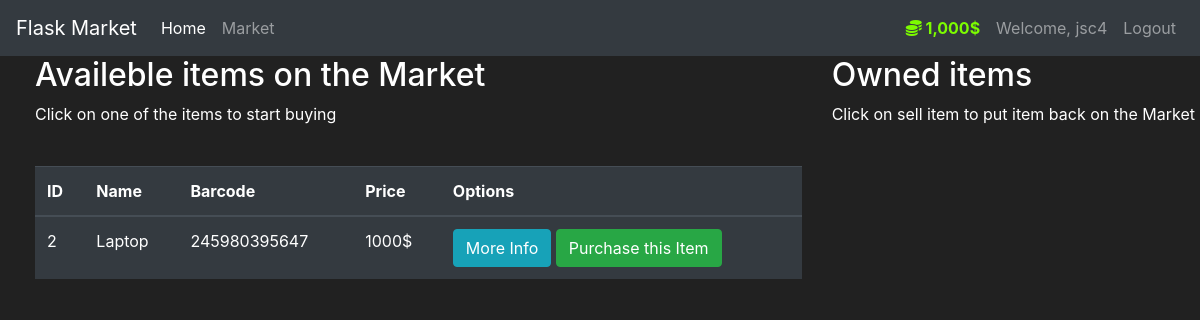
Before: /market (signed in) with the older database file.
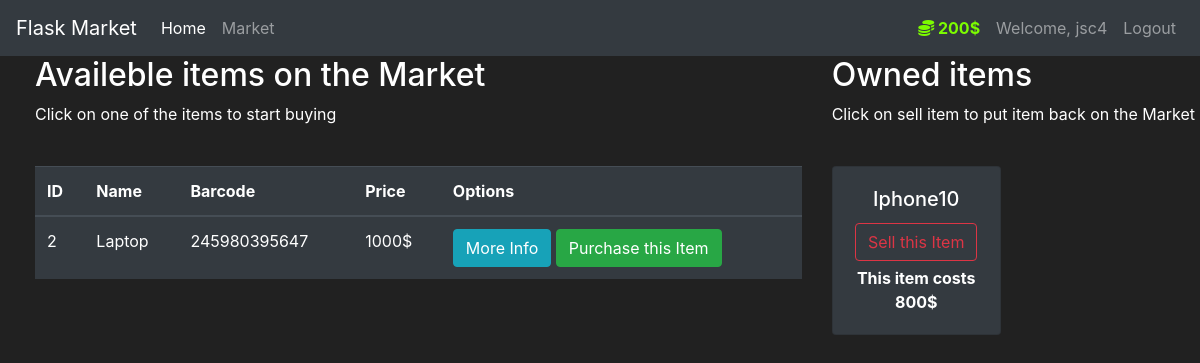
After: the same page with the newer database file.
### market/models.py (models this page shows, shortened)
class User(db.Model, UserMixin):
    id = db.Column(db.Integer(), primary_key=True)
    username = db.Column(db.String(length=30), nullable=False, unique=True)
    email_address = db.Column(db.String(length=50), nullable=False, unique=True)
    password_hash = db.Column(db.String(length=60), nullable=False)
    budget = db.Column(db.Integer(), nullable=False, default=1000)
    items = db.relationship('Item', backref='owned_user', lazy=True)
    @property
    def prettier_budget(self):
        if len(str(self.budget)) >= 4:
            return f'{str(self.budget)[:-3]},{str(self.budget)[-3:]}$'
        else:
            return f"{self.budget}$"
    @property
    def password(self):
        return self.password

class Item(db.Model):
    id = db.Column(db.Integer(), primary_key=True)
    name = db.Column(db.String(length=30), nullable=False, unique=True)
    price = db.Column(db.Integer(), nullable=False)
    barcode = db.Column(db.String(length=12), nullable=False, unique=True)
    description = db.Column(db.String(length=1024), nullable=False, unique=True)
    owner = db.Column(db.Integer(), db.ForeignKey('user.id'))

### market/routes.py (the view, shortened to what this page needs)
@app.route('/market', methods=['GET', 'POST'])
@login_required
def market_page():
    purchase_form = PurchaseItemForm()
    selling_form = SellItemForm()
    if request.method == 'GET':
        items = Item.query.filter_by(owner=None)
        owned_items = Item.query.filter_by(owner=current_user.id)
        return render_template('market.html', items=items, purchase_form=purchase_form, owned_items=owned_items, selling_form=selling_form)

### market/models.py (called while the page is built)
@login_manager.user_loader
def load_user(user_id):
    return User.query.get(int(user_id))

### market/templates/market.html (shortened to what this page needs)
{% extends 'base.html' %}
{% block content %}
<div class="row" style="margin: top 20px; margin-left: 20px;">
    <div class="col-8">
        <h2>Availeble items on the Market</h2>
        <p>Click on one of the items to start buying</p>
        <br>
        <table class="table table-hover table-dark">
            <thead>
                <tr>
                    <th scope="col">ID</th>
                    <th scope="col">Name</th>
                    <th scope="col">Barcode</th>
                    <th scope="col">Price</th>
                    <th scope="col">Options</th>
                </tr>
            </thead>
            <tbody>
                {% for item in items %}
                <tr>
                    <td>{{ item.id }}</td>
                    <td>{{ item.name }}</td>
                    <td>{{ item.barcode }}</td>
                    <td>{{ item.price }}$</td>
                    <td>
                        <button class="btn btn-outline btn-info" data-toggle="modal" data-target="#staticBackdrop-{{ item.id }}">More Info</button>
                        <button class="btn btn-outline btn-success" data-toggle="modal" data-target="#staticBackdropPurchase-{{ item.id }}">Purchase this Item</button>
                    </td>
                </tr>
                {% endfor %}
            </tbody>
        </table>
    </div>
    <div class="col-4">
        <h2>Owned items</h2>
        <p>Click on sell item to put item back on the Market</p>
        <br>
        <div class="row">
            {% for owned_item in owned_items %}
                <div class="col-md-6">
                    <div style="margin-bottom: 5px" class="card text-center bg-dark">
                        <div class="card-body">
                            <h5 class="card-title">{{ owned_item.name }}</h5>
                            <button type="button" class="btn btn-outline-danger" style="margin-bottom: 5px"
                                    data-toggle="modal" data-target="#staticBackdropSelling-{{ owned_item.id }}">
                                Sell this Item
                            </button>
                            <p class="card-text"><strong>
                                This item costs {{ owned_item.price }}$
                            </strong></p>
                        </div>
                    </div>
                </div>
            {% endfor %}
        </div>
    </div>
  </div>
{% endblock %}

### market/templates/base.html (shortened to what this page needs)
<!doctype html>
<html lang="en">
   <head>
      <link rel="stylesheet" href="https://cdn.jsdelivr.net/npm/bootstrap@4.5.3/dist/css/bootstrap.min.css">
   </head>
   <body>
      <nav class="navbar navbar-expand-md navbar-dark bg-dark">
        <a class="navbar-brand" href="#">Flask Market</a>
        <div class="collapse navbar-collapse" id="navbarNav">
            <ul class="navbar-nav mr-auto">
                <li class="nav-item active">
                    <a class="nav-link" href="{{ url_for('home_page') }}">Home <span class="sr-only">(current)</span></a>
                </li>
                <li class="nav-item">
                    <a class="nav-link" href="{{ url_for('market_page') }}">Market</a>
                </li>
            </ul>
                {% if current_user.is_authenticated %}
                    <ul class="navbar-nav">
                        <li class="nav-item">
                            <a class="nav-link" style="color: lawngreen; font-weight: bold;">
                                <i class="fas fa-coins"></i>
                                {{ current_user.prettier_budget }}
                            </a>
                        </li>
                        <li class="nav-item">
                            <a class="nav-link">Welcome, {{ current_user.username }}</a>
                        </li>
                        <li class="nav-item">
                            <a class="nav-link" href="{{ url_for('logout_page') }}">Logout</a>
                        </li>
                    </ul>
                {% endif %}
        </div>
      </nav>
        {% block content %}
        {% endblock %}
   </body>
</html>

### market/templates/base.html (style rules this page uses)
body { background-color: #212121; color: white }

Changed rows visible on the page:
changed User "jsc4": prettier_budget "1,000$" → "200$"
now on this page (row edited): Item: name "Iphone10", price "800", shown under "Owned items"
